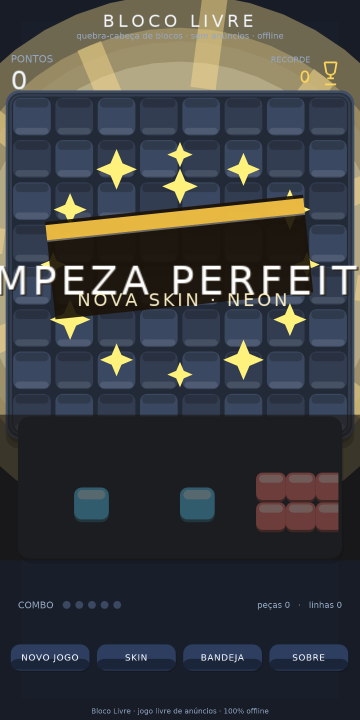
#> input picture screenshots/07_clear.png, 720 x 1440 px, found by its file name (shown at 1/2 size)
$ python r12_forensics_d.py
#> lines starting #> are read from the running program, lines starting #| are printed output that depends on the picture; long printed decimals are rounded
#!/usr/bin/env python3
"""R12 part D: locate burst center in 07_clear, verify star geometry claim, make crops."""
from PIL import Image
import numpy as np

R12 = '/home/z/my-project/critic_shots/r12/'
R11 = '/home/z/my-project/critic_shots/r11/'

def load(p):
    return np.asarray(Image.open(p).convert('RGB')).astype(int)

im7 = load(R12 + '07_clear.png')
lum7 = im7.mean(axis=2)
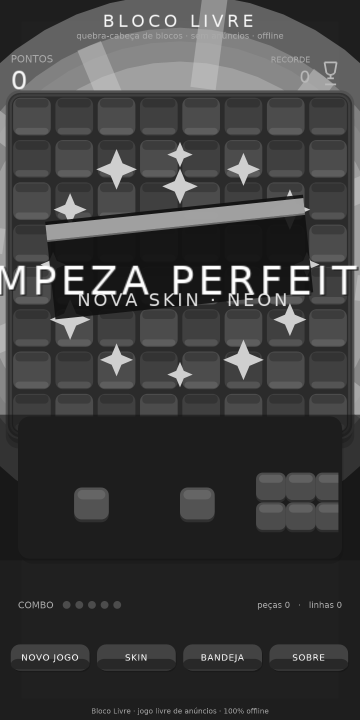
#> lum7: shape (1440, 720) float64 (shown at 1/2 size); min 19.67, max 255, mean 62.6

# find burst: very bright pixels in board area
ys, xs = np.where(lum7 > 200)
print("bright>200: n=", len(ys))
#| bright>200: n= 26455
if len(ys):
    print("rows", ys.min(), ys.max(), "cols", xs.min(), xs.max())
#| rows 29 1323 cols 0 713
    # exclude HUD text (y<190)
    m = ys > 190
    print("board-only rows", ys[m].min(), ys[m].max(), "cols", xs[m].min(), xs[m].max())
#| board-only rows 286 1323 cols 0 713
    print("centroid:", xs[m].mean(), ys[m].mean())
#| centroid: 344.739 572.414

# r11 vs r12 in 07_clear: where did it change?
a = load(R11 + '07_clear.png'); b = load(R12 + '07_clear.png')
d = np.abs(a-b).mean(axis=2)
#> d: shape (1440, 720) float64; every value is 0
ys2, xs2 = np.where(d > 6)
#> ys2 = empty array; xs2 = empty array
if len(ys2):
    print("07_clear changed rows", ys2.min(), ys2.max(), "cols", xs2.min(), xs2.max())

# --------- STAR geometry in hero (per claim: body y243-347, band top y354, gap 7) ---------
imh = load(R12 + '01_hero.png')
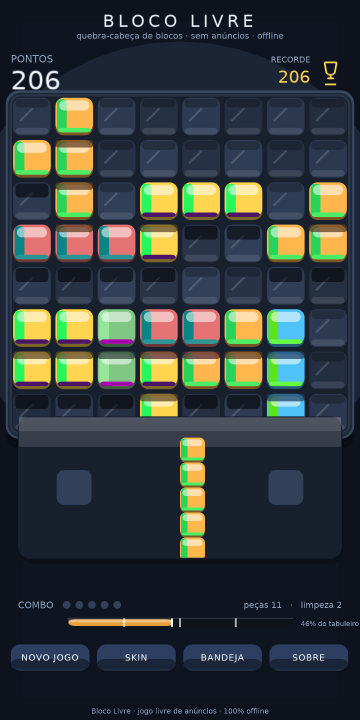
#> input picture screenshots/01_hero.png, 720 x 1440 px, found by its file name (shown at 1/2 size)
lumh = imh.mean(axis=2)
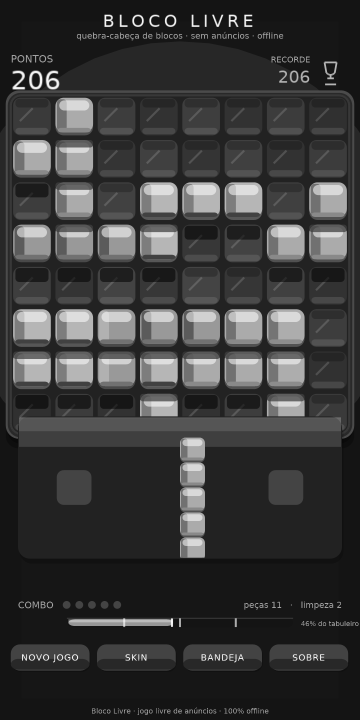
#> lumh: shape (1440, 720) float64 (shown at 1/2 size); min 8.67, max 248.7, mean 58.3

# The star sits on dark header bg (lum ~34-75). Find bright pixels in x 260..460, y 230..355
sub = lumh[225:360, 240:480]
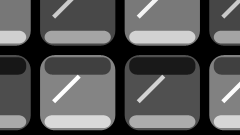
#> sub: shape (135, 240) float64; min 34, max 93, mean 54.2; drawn with min black and max white
th = 100
ys3, xs3 = np.where(sub > th)
#> ys3 = empty array; xs3 = empty array
if len(ys3):
    ylo, yhi = 225+ys3.min(), 225+ys3.max()
    xlo, xhi = 240+xs3.min(), 240+xs3.max()
    print(f"\nHERO star-ish bright>100 rows {ylo}..{yhi} cols {xlo}..{xhi}")
else:
    print("\nno bright star pixels >100 in that window")

# Column band: find where the horizontal band begins. Look at rows 300..470 for a row where
# a wide horizontal strip (x 40..680) is bright
print("\nband search (frac of cols 40-680 with lum>100):")
for y in range(280, 470, 2):
    frac = (lumh[y, 40:680] > 100).mean()
    if frac > 0.3:
        print(y, round(frac,2))
#> this loop made 95 passes
#> frac on passes 1 to 12: 0.0766, 0.0844, 0.0875, 0.153, 0.158, 0.161, 0.167, 0.175, 0.214, 0.214, 0.214, 0.214
#| 366 0.35
#| 368 0.38
#| 370 0.47
#| 372 0.49
#| 374 0.5
#| 376 0.51
#| 378 0.52
#| 380 0.57
#> (further printed lines are left out)

# tray top per geometry: tray panel y~860-1142
print("\n=== CROPS ===")
crops = {
    'hero_header_star_band.png': (0, 150, 720, 470),       # star + band + HUD
    'hero_tray_gradient.png':   (0, 830, 720, 960),        # tray rim gradient
    'clear_burst.png':          (120, 150, 620, 700),      # burst region
    'hero_full_board.png':      (0, 0, 720, 1300),
}
for nm, box in crops.items():
    src = R12 + ('07_clear.png' if 'clear' in nm or 'burst' in nm else '01_hero.png')
    Image.open(src).crop(box).save('/tmp/critic_crops_r12/' + nm)
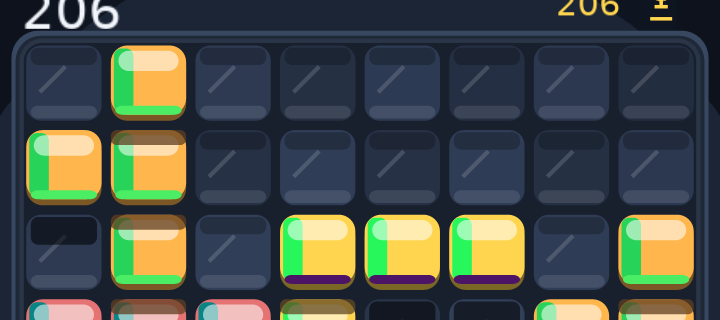
#> saved as hero_header_star_band.png: PIL image 720x320 RGB; mean R, G, B 70.5, 78.2, 72.8
    print("saved", nm, box)

# also crop same regions from r11 for visual A/B
Image.open(R11+'01_hero.png').crop((0, 830, 720, 960)).save('/tmp/critic_crops_r12/r11_hero_tray_gradient.png')
Image.open(R11+'01_hero.png').crop((0, 150, 720, 470)).save('/tmp/critic_crops_r12/r11_hero_header_star_band.png')
print("saved r11 A/B crops")
